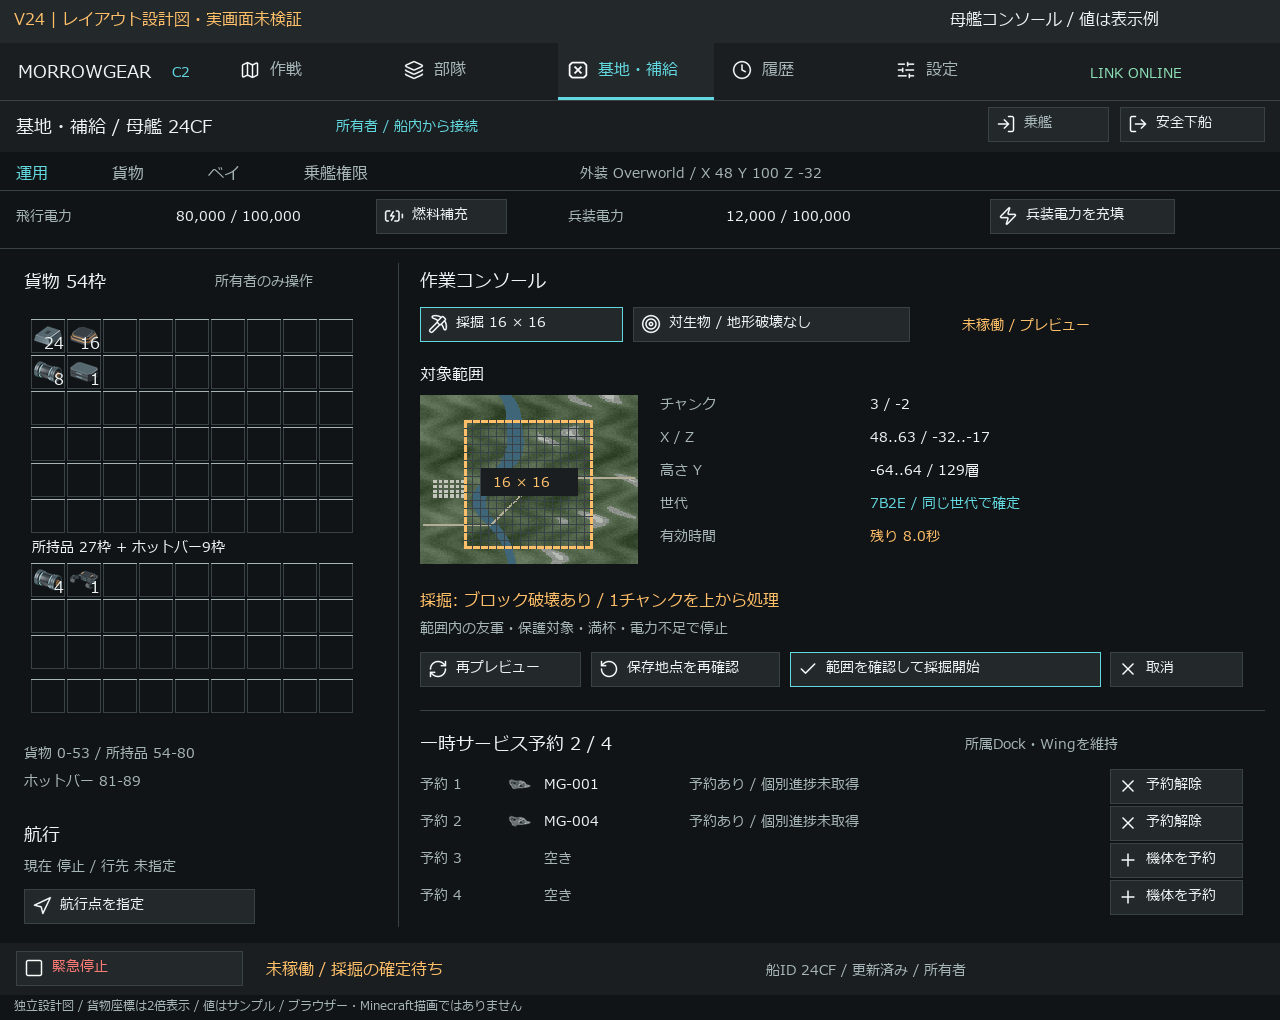

Write the Python code that produced this figure.
"""Independent carrier diagrams from menu coordinates, never from HTML or a browser."""
import importlib.util
from pathlib import Path
from PIL import Image, ImageFont

HERE = Path(__file__).resolve().parent
_spec = importlib.util.spec_from_file_location("layout_art", HERE / "make-layout-diagrams.py")
art = importlib.util.module_from_spec(_spec)
_spec.loader.exec_module(art)
C = art.C
CARGO_SLOTS = 54
PLAYER_START = 54
HOTBAR_START = 81
SLOT_END = 90
BAY_CAPACITY = 4
NATIVE_SIZE = (176, 222)
COMPACT_SIZE = (320, 240)
COMPACT_STOP = (182, 216, 312, 237)
COMPACT_CANCEL = (276, 138, 312, 158)
COMPACT_FONT_SIZE = 9
for size in (24, 27):
    art.FONTS[size] = ImageFont.truetype(art.FONT, size)


def native_slots():
    cargo = [(i, 8 + i % 9 * 18, 18 + i // 9 * 18) for i in range(54)]
    player = [(54 + i, 8 + i % 9 * 18, 140 + i // 9 * 18) for i in range(27)]
    hotbar = [(81 + i, 8 + i * 18, 198) for i in range(9)]
    return cargo + player + hotbar


def inventory(im, d, origin, scale):
    sample = {0:("morrow_alloy",24), 1:("raw_morrow_composite",16), 9:("power_cell",8),
              10:("reinforced_battery_pack",1), 54:("power_cell",4), 55:("recovery_tool",1)}
    for index, nx, ny in native_slots():
        x, y = origin[0] + nx * scale, origin[1] + ny * scale
        size = 16 * scale
        art.box(d,(x-1,y-1,x+size,y+size),"bg","line")
        d.line((x-1,y-1,x+size,y-1),fill=C["muted"])
        if index in sample:
            name, count = sample[index]
            art.asset(im,"item",name,(x,y),size)
            if scale >= 2:
                font_size = 8 * scale
                count_width = d.textlength(str(count), font=art.FONTS[font_size])
                art.text(d,x+size-count_width,y+size-10*scale,count,size=font_size)


def line(d,x,y,label,value,width=360,color="text"):
    art.text(d,x,y,label,"muted",14)
    art.text(d,x+width,y,value,color,14)


def desktop():
    im,d=art.canvas("母艦コンソール / 値は表示例",height=1020)
    art.header(im,d,"基地・補給")
    art.box(d,(0,101,1280,151),"panel")
    art.text(d,16,113,"基地・補給 / 母艦 24CF",size=18)
    art.text(d,336,116,"所有者 / 船内から接続", "cyan",14)
    art.button(im,d,988,107,120,"乗艦","log-in",color="muted")
    art.button(im,d,1120,107,144,"安全下船","log-out")
    for x,label in [(16,"運用"),(112,"貨物"),(208,"ベイ"),(304,"乗艦権限")]:
        art.text(d,x,162,label,"cyan" if x==16 else "muted",16)
    art.text(d,580,163,"外装 Overworld / X 48 Y 100 Z -32", "muted",14)
    d.line((0,190,1280,190),fill=C["line"])
    line(d,16,206,"飛行電力","80,000 / 100,000",160)
    art.button(im,d,376,199,130,"燃料補充","battery-charging")
    line(d,568,206,"兵装電力","12,000 / 100,000",158)
    art.button(im,d,990,199,184,"兵装電力を充填","zap")
    d.line((0,248,1280,248),fill=C["line"])
    d.line((398,263,398,926),fill=C["line"])
    art.text(d,24,268,"貨物 54枠",size=18)
    art.text(d,215,271,"所有者のみ操作","muted",14)
    inventory(im,d,(16,284),2)
    art.text(d,32,537,"所持品 27枠 + ホットバー9枠",size=14)
    art.text(d,24,743,"貨物 0-53 / 所持品 54-80", "muted",14)
    art.text(d,24,771,"ホットバー 81-89", "muted",14)
    art.text(d,24,821,"航行",size=18)
    art.text(d,24,856,"現在 停止 / 行先 未指定", "muted",14)
    art.button(im,d,24,889,230,"航行点を指定","navigation")
    art.text(d,420,267,"作業コンソール",size=18)
    art.button(im,d,420,307,202,"採掘 16 × 16","pickaxe",True)
    art.button(im,d,633,307,276,"対生物 / 地形破壊なし","target")
    art.text(d,962,315,"未稼働 / プレビュー","amber",14)
    art.text(d,420,363,"対象範囲",size=16)
    terrain=Image.open(art.TERRAIN).convert("RGB").resize((218,169),Image.Resampling.NEAREST)
    im.paste(terrain,(420,395))
    d.rectangle((464,420,592,548),outline=C["amber"],width=3)
    for i in range(1,16):
        p=464+i*8; q=420+i*8
        d.line((p,420,p,548),fill=C["line"])
        d.line((464,q,592,q),fill=C["line"])
    art.box(d,(481,468,577,495),"panel")
    art.text(d,493,472,"16 × 16","amber",14)
    line(d,660,394,"チャンク","3 / -2",210)
    line(d,660,427,"X / Z","48..63 / -32..-17",210)
    line(d,660,460,"高さ Y","-64..64 / 129層",210)
    line(d,660,493,"世代","7B2E / 同じ世代で確定",210,"cyan")
    line(d,660,526,"有効時間","残り 8.0秒",210,"amber")
    art.text(d,420,589,"採掘: ブロック破壊あり / 1チャンクを上から処理", "amber",16)
    art.text(d,420,618,"範囲内の友軍・保護対象・満杯・電力不足で停止", "muted",14)
    art.button(im,d,420,652,160,"再プレビュー","refresh-cw")
    art.button(im,d,591,652,188,"保存地点を再確認","rotate-ccw")
    art.button(im,d,790,652,310,"範囲を確認して採掘開始","check",True)
    art.button(im,d,1110,652,132,"取消","x")
    d.line((420,710,1264,710),fill=C["line"])
    art.text(d,420,730,"一時サービス予約 2 / 4",size=18)
    art.text(d,965,734,"所属Dock・Wingを維持", "muted",14)
    for i in range(BAY_CAPACITY):
        y=774+i*37
        art.text(d,420,y,f"予約 {i+1}","muted",14)
        if i<2:
            art.asset(im,"gui/roles","security" if i==0 else "cargo",(503,y-4),30)
            art.text(d,544,y,"MG-001" if i==0 else "MG-004",size=14)
            art.text(d,689,y,"予約あり / 個別進捗未取得", "muted",14)
            art.button(im,d,1110,y-5,132,"予約解除","x")
        else:
            art.text(d,544,y,"空き", "muted",14)
            art.button(im,d,1110,y-5,132,"機体を予約","plus")
    art.box(d,(0,943,1280,994),"panel")
    art.button(im,d,16,951,226,"緊急停止","square",color="red")
    art.text(d,266,958,"未稼働 / 採掘の確定待ち", "amber",16)
    art.text(d,766,960,"船ID 24CF / 更新済み / 所有者", "muted",14)
    art.text(d,14,997,"独立設計図 / 貨物座標は2倍表示 / 値はサンプル / ブラウザー・Minecraft描画ではありません", "muted",12)
    im.save(HERE/"carrier-layout.png")


def compact():
    # Draw native slot positions at a deliberate 3x diagram scale, not a screen capture.
    im,d=art.canvas("母艦 / 小画面の寸法設計",width=1280,height=896)
    ox,oy,s=26,89,3
    art.text(d,26,52,"320 × 240 論理GUI / 3倍の座標図",size=16)
    art.box(d,(ox,oy,ox+320*s,oy+240*s),"panel","line")
    def text(x,y,v,c="text",size=COMPACT_FONT_SIZE):art.text(d,ox+x*s,oy+y*s,v,c,size*s)
    def rect(r,c="bg",border="line"):
        art.box(d,tuple(ox+r[i]*s if i%2==0 else oy+r[i]*s for i in range(4)),c,border)
    text(8,3,"貨物 54枠")
    inventory(im,d,(ox,oy),s)
    text(8,128,"所持品")
    d.line((ox+176*s,oy,ox+176*s,oy+240*s),fill=C["line"])
    text(182,5,"母艦 24CF / 所有者")
    rect((182,22,312,42),"raised");text(186,27,"運用 ▾")
    text(182,48,"飛行 80,000 / 100,000")
    text(182,62,"兵装 12,000 / 100,000")
    text(182,82,"採掘 16 × 16", "cyan")
    text(182,100,"プレビュー / 未稼働", "amber")
    text(182,116,"X48..63 Z-32..-17")
    text(182,130,"Y-64..64 / 世代7B2E")
    text(182,145,"残り8.0秒", "amber")
    rect(COMPACT_CANCEL,"raised");text(282,143,"取消")
    rect((182,161,312,181),"raised");text(186,166,"範囲を確認して開始")
    rect((182,188,312,208),"raised");text(186,193,"安全下船")
    rect(COMPACT_STOP,"raised","red");text(186,221,"緊急停止", "red")
    art.text(d,1010,99,"設計上の境界",size=18)
    for i,ln in enumerate(["貨物54 + 所持品36", "Slot 0-89を保持", "18pxピッチ", "全枠を同時表示", "", "主ナビは増やさない", "基地・補給 → 母艦", "専用Menu内の文脈", "", "緊急停止は固定", "ダイアログにも配置", "", "訪問者は状態閲覧", "乗下船のみ", "", "320×180は高さ不足", "全90枠の表示不可"]):
        art.text(d,1010,136+i*31,ln,"amber" if i>=15 else "muted",14)
    art.text(d,26,829,"矩形の座標確認用。Minecraftフォント・文字倍率・GUI倍率・カーソル・クリック領域の実検証は未実施。", "muted",14)
    art.text(d,26,859,"訪問者にも停止状態を表示するが、STOP送信は所有者のみ。確認ダイアログからも即時停止へ到達させる。", "muted",14)
    im.save(HERE/"carrier-compact-layout.png")


if __name__ == "__main__":
    desktop()
    compact()
    print("Created independent carrier layout diagrams; no HTML execution or runtime rendering.")
